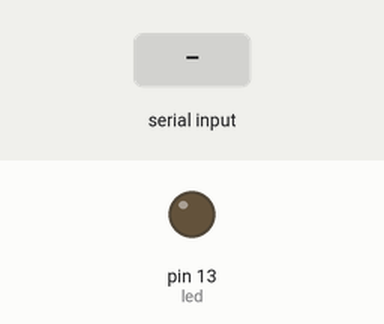
Recording of a sketch running on a simulated Arduino Mega 2560, built with avr-gcc and run on an emulated ATmega2560. On the bench: output pins drawn as LEDs (lit = HIGH). The test bench sets the inputs (shaded band).

Above: at 1.2 s.
1.3 s: "B" received over the second serial link
At 2.5 s:
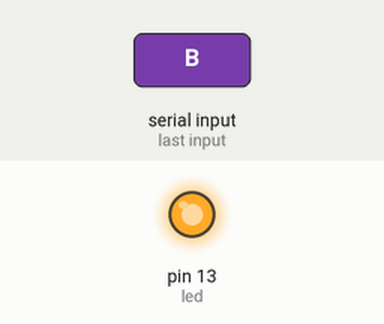
2.8 s: "b" received over the second serial link
At 3.8 s:
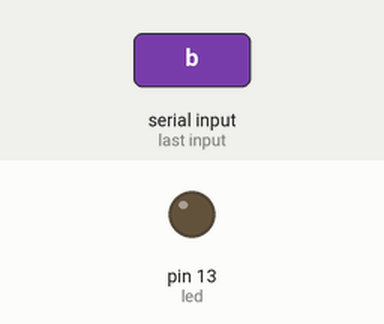
Timing chart, 0 to 5.8 s (numbered marks = the images above; inputs shaded):
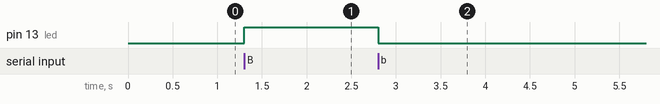

Measured:
- after the input at 1.3 s, pin 13 (led): LOW → HIGH at once
- after the input at 2.8 s, pin 13 (led): HIGH → LOW at once

The sketch:

Mega.ino
```cpp
#define led 13 //Define o led do próprio Arduino como porta 13.

void setup() {
  Serial1.begin (9600);    //Iniciando a comunicação serial RX e TX.
  pinMode (led,OUTPUT);    //Controlar o led para acender.
  digitalWrite(led, LOW);  //Iniciando com o led desligado.
}

void loop() {
  if (Serial1.available()>0){ //Se tiver alguma coisa na porta serial ele avisa a programação.
      char c=Serial1.read();  //Ler este dado e armazenar na variável c.
      if (c=='B'){
          digitalWrite(led,HIGH);
      }

      if (c=='b'){
          digitalWrite(led,LOW);
       }
   }
}
```
